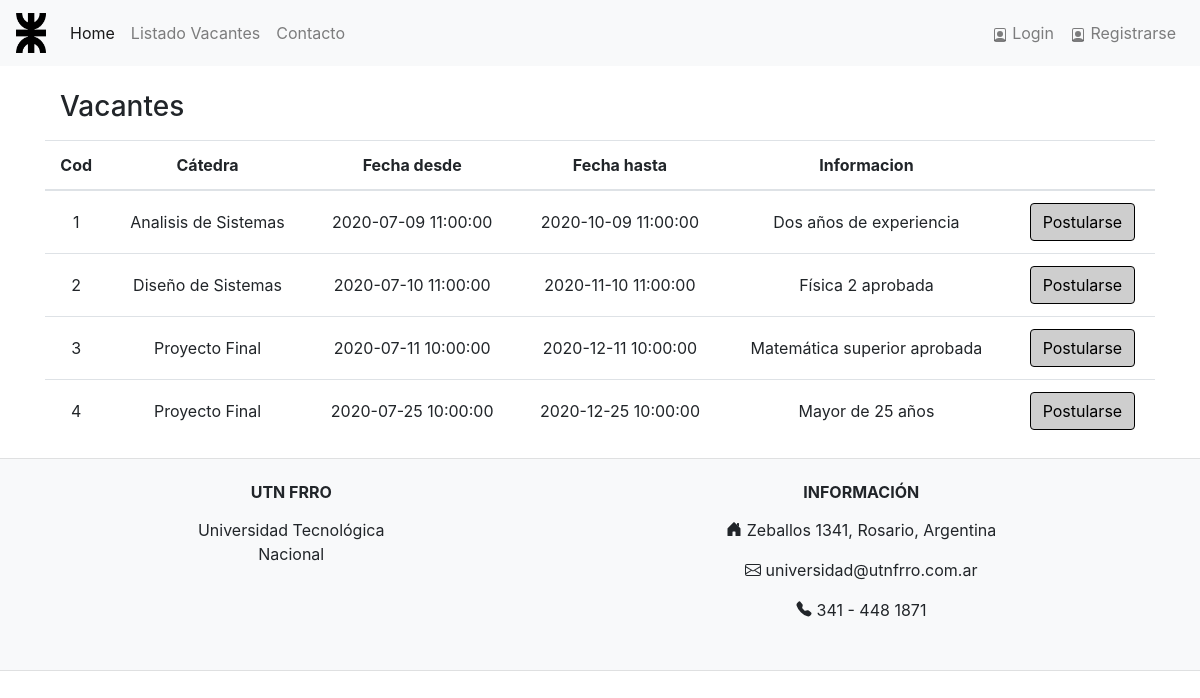
Screenshot of /Logic/vacantes.php with the database file from the repository.
### tables this page shows
CREATE TABLE `vacante` (
  `cod_vacante` int(11) NOT NULL,
  `fecha_desde` datetime NOT NULL,
  `fecha_hasta` datetime NOT NULL,
  `info_general` varchar(45) DEFAULT NULL,
  `envio_mail` tinyint(1) DEFAULT '0',
  `cod_catedra` int(11) NOT NULL,
  PRIMARY KEY (`cod_vacante`),
  KEY `fk_vacante_catedra_idx` (`cod_catedra`),
  CONSTRAINT `fk_vacante_catedra` FOREIGN KEY (`cod_catedra`) REFERENCES `catedra` (`cod_catedra`) ON UPDATE CASCADE
);

CREATE TABLE `catedra` (
  `cod_catedra` int(11) NOT NULL AUTO_INCREMENT,
  `nombre_catedra` varchar(45) NOT NULL,
  `legajo` int(11) NOT NULL,
  `cod_departamento` int(11) NOT NULL,
  PRIMARY KEY (`cod_catedra`),
  KEY `fk_catedra_jefe-catedra_idx` (`legajo`),
  KEY `fk_catedra_departamento_idx` (`cod_departamento`),
  CONSTRAINT `fk_catedra_departamento` FOREIGN KEY (`cod_departamento`) REFERENCES `departamento` (`cod_departamento`) ON UPDATE CASCADE,
  CONSTRAINT `fk_catedra_jefe` FOREIGN KEY (`legajo`) REFERENCES `jefe_catedra` (`legajo`) ON UPDATE CASCADE
);

### Logic/vacantes.php (the view, shortened to what this page needs)
<!DOCTYPE html>
<html>
<head>
    <?php
    include_once("../Logic/header.php");
    ?>
</head>
<body>
    <?php
    $sentencia = "SELECT v.cod_vacante, v.fecha_desde, v.fecha_hasta, v.info_general, c.nombre_catedra
                FROM vacante v
                INNER JOIN catedra c
                ON v.cod_catedra=c.cod_catedra
                WHERE NOW() > fecha_desde and NOW() < fecha_hasta";
    $resultado = mysqli_query($link, $sentencia) or die(mysqli_error($link));
    ?>
    <div class="container">
        <div class="form-group col-md-12">
            <br />
            <h3>Vacantes</h3>
        </div>
        <form action="seleccion_vacante.php" method="post">
            <table class="table">
                <thead>
                    <tr>
                        <th scope="col">Cod</th>
                        <th scope="col">Cátedra</th>
                        <th scope="col">Fecha desde</th>
                        <th scope="col">Fecha hasta</th>
                        <th scope="col">Informacion</th>
                        <?php
                        if (!isset($_SESSION['legajo'])) {
                            echo '<th scope="col"></th>';
                        }
                        ?>
                    </tr>
                </thead>
                <tbody>
                    <?php
                    while ($fila = mysqli_fetch_array($resultado)) {
                    ?>
                        <tr>
                            <td><?php echo ($fila['cod_vacante']); ?></td>
                            <td><?php echo ($fila['nombre_catedra']); ?></td>
                            <td><?php echo ($fila['fecha_desde']); ?></td>
                            <td><?php echo ($fila['fecha_hasta']); ?></td>
                            <td><?php echo ($fila['info_general']); ?></td>
                            <?php
                            if (!isset($_SESSION['legajo'])) {
                                echo '<td><button type="submit" class="btn btn-primary" name="seleccion" value="' . $fila['cod_vacante'] . '">Postularse</button></td>';
                            }
                            ?>
                        </tr>
                    <?php
                    }
                    ?>
                </tbody>
            </table>
        </form>
    </div>
    <?php
    include_once("../Logic/footer.php");
    ?>
</body>
</html>

### Logic/Estilo/estilo.css (style rules this page uses)
.btn-primary { color: black !important; background-color: #CECECE !important; border-color: black !important; }
td,th { text-align: center !important; vertical-align: middle !important; }

### rows the page displays
vacante: cod_vacante "1", cod_catedra.nombre_catedra "Analisis de Sistemas", fecha_desde "2020-07-09 11:00:00", fecha_hasta "2020-10-09 11:00:00", info_general "Dos años de experiencia"
vacante: cod_vacante "2", cod_catedra.nombre_catedra "Diseño de Sistemas", fecha_desde "2020-07-10 11:00:00", fecha_hasta "2020-11-10 11:00:00", info_general "Física 2 aprobada"
vacante: cod_vacante "3", cod_catedra.nombre_catedra "Proyecto Final", fecha_desde "2020-07-11 10:00:00", fecha_hasta "2020-12-11 10:00:00", info_general "Matemática superior aprobada"
vacante: cod_vacante "4", cod_catedra.nombre_catedra "Proyecto Final", fecha_desde "2020-07-25 10:00:00", fecha_hasta "2020-12-25 10:00:00", info_general "Mayor de 25 años"
